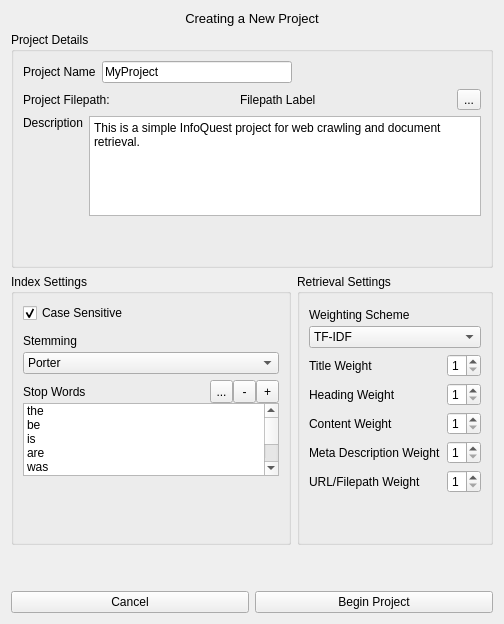
      <widget class="QWidget" name="create_project_page">
       <layout class="QVBoxLayout" name="verticalLayout_27">
        <item>
         <widget class="QLabel" name="create_project_title_label">
          <property name="sizePolicy">
           <sizepolicy hsizetype="Preferred" vsizetype="Fixed">
            <horstretch>0</horstretch>
            <verstretch>0</verstretch>
           </sizepolicy>
          </property>
          <property name="font">
           <font>
            <pointsize>10</pointsize>
           </font>
          </property>
          <property name="text">
           <string>Creating a New Project</string>
          </property>
          <property name="alignment">
           <set>Qt::AlignCenter</set>
          </property>
         </widget>
        </item>
        <item>
         <widget class="QGroupBox" name="groupBox_3">
          <property name="title">
           <string>Project Details</string>
          </property>
          <layout class="QVBoxLayout" name="verticalLayout_2">
           <item>
            <layout class="QHBoxLayout" name="project_name_config_layout">
             <item>
              <widget class="QLabel" name="project_name_label">
               <property name="text">
                <string>Project Name</string>
               </property>
              </widget>
             </item>
             <item>
              <widget class="QLineEdit" name="project_name_config_line_edit">
               <property name="text">
                <string>MyProject</string>
               </property>
              </widget>
             </item>
             <item>
              <spacer name="project_name_config_hspacer">
               <property name="orientation">
                <enum>Qt::Horizontal</enum>
               </property>
               <property name="sizeHint" stdset="0">
                <size>
                 <width>40</width>
                 <height>20</height>
                </size>
               </property>
              </spacer>
             </item>
            </layout>
           </item>
           <item>
            <layout class="QHBoxLayout" name="project_filepath_config_layout">
             <item>
              <widget class="QLabel" name="project_filepath_label">
               <property name="text">
                <string>Project Filepath:</string>
               </property>
              </widget>
             </item>
             <item>
              <widget class="QLabel" name="project_filepath_defined_label">
               <property name="text">
                <string>Filepath Label</string>
               </property>
              </widget>
             </item>
             <item>
              <widget class="QToolButton" name="project_filepath_browse_button">
               <property name="text">
                <string>...</string>
               </property>
              </widget>
             </item>
            </layout>
           </item>
           <item>
            <layout class="QHBoxLayout" name="horizontalLayout_3">
             <item>
              <widget class="QLabel" name="project_description_label">
               <property name="text">
                <string>Description</string>
               </property>
               <property name="alignment">
                <set>Qt::AlignLeading|Qt::AlignLeft|Qt::AlignTop</set>
               </property>
              </widget>
             </item>
             <item>
              <widget class="QPlainTextEdit" name="project_description_text_browser">
               <property name="maximumSize">
                <size>
                 <width>16777215</width>
                 <height>100</height>
                </size>
               </property>
               <property name="plainText">
                <string>This is a simple InfoQuest project for web crawling and document retrieval.</string>
               </property>
              </widget>
             </item>
            </layout>
           </item>
           <item>
            <spacer name="verticalSpacer">
             <property name="orientation">
              <enum>Qt::Vertical</enum>
             </property>
             <property name="sizeHint" stdset="0">
              <size>
               <width>20</width>
               <height>40</height>
              </size>
             </property>
            </spacer>
           </item>
          </layout>
         </widget>
        </item>
        <item>
         <layout class="QHBoxLayout" name="horizontalLayout_6">
          <item>
           <widget class="QGroupBox" name="groupBox_7">
            <property name="title">
             <string>Index Settings</string>
            </property>
            <layout class="QVBoxLayout" name="verticalLayout_11">
             <item>
              <widget class="QCheckBox" name="checkBox">
               <property name="text">
                <string>Case Sensitive</string>
               </property>
               <property name="checked">
                <bool>true</bool>
               </property>
              </widget>
             </item>
             <item>
              <layout class="QVBoxLayout" name="verticalLayout_19">
               <property name="spacing">
                <number>0</number>
               </property>
               <item>
                <widget class="QLabel" name="label_14">
                 <property name="sizePolicy">
                  <sizepolicy hsizetype="Preferred" vsizetype="Fixed">
                   <horstretch>0</horstretch>
                   <verstretch>0</verstretch>
                  </sizepolicy>
                 </property>
                 <property name="minimumSize">
                  <size>
                   <width>0</width>
                   <height>23</height>
                  </size>
                 </property>
                 <property name="maximumSize">
                  <size>
                   <width>16777215</width>
                   <height>23</height>
                  </size>
                 </property>
                 <property name="text">
                  <string>Stemming</string>
                 </property>
                </widget>
               </item>
               <item>
                <widget class="QComboBox" name="comboBox">
                 <item>
                  <property name="text">
                   <string>Porter</string>
                  </property>
                 </item>
                 <item>
                  <property name="text">
                   <string>Lancaster</string>
                  </property>
                 </item>
                 <item>
                  <property name="text">
                   <string>Snowball</string>
                  </property>
                 </item>
                </widget>
               </item>
              </layout>
             </item>
             <item>
              <layout class="QVBoxLayout" name="verticalLayout_15">
               <property name="spacing">
                <number>0</number>
               </property>
               <item>
                <layout class="QHBoxLayout" name="horizontalLayout_5">
                 <item>
                  <widget class="QLabel" name="label_8">
                   <property name="text">
                    <string>Stop Words</string>
                   </property>
                  </widget>
                 </item>
                 <item>
                  <widget class="QToolButton" name="toolButton_3">
                   <property name="minimumSize">
                    <size>
                     <width>23</width>
                     <height>23</height>
                    </size>
                   </property>
                   <property name="maximumSize">
                    <size>
                     <width>23</width>
                     <height>23</height>
                    </size>
                   </property>
                   <property name="baseSize">
                    <size>
                     <width>23</width>
                     <height>23</height>
                    </size>
                   </property>
                   <property name="text">
                    <string>...</string>
                   </property>
                  </widget>
                 </item>
                 <item>
                  <widget class="QToolButton" name="toolButton_2">
                   <property name="minimumSize">
                    <size>
                     <width>23</width>
                     <height>23</height>
                    </size>
                   </property>
                   <property name="maximumSize">
                    <size>
                     <width>23</width>
                     <height>23</height>
                    </size>
                   </property>
                   <property name="baseSize">
                    <size>
                     <width>23</width>
                     <height>23</height>
                    </size>
                   </property>
                   <property name="text">
                    <string>-</string>
                   </property>
                  </widget>
                 </item>
                 <item>
                  <widget class="QToolButton" name="toolButton">
                   <property name="minimumSize">
                    <size>
                     <width>23</width>
                     <height>23</height>
                    </size>
                   </property>
                   <property name="maximumSize">
                    <size>
                     <width>23</width>
                     <height>23</height>
                    </size>
                   </property>
                   <property name="baseSize">
                    <size>
                     <width>23</width>
                     <height>23</height>
                    </size>
                   </property>
                   <property name="text">
                    <string>+</string>
                   </property>
                  </widget>
                 </item>
                </layout>
               </item>
               <item>
                <widget class="QListWidget" name="listWidget_2">
                 <property name="minimumSize">
                  <size>
                   <width>0</width>
                   <height>73</height>
                  </size>
                 </property>
                 <property name="maximumSize">
                  <size>
                   <width>16777215</width>
                   <height>73</height>
                  </size>
                 </property>
                 <item>
                  <property name="text">
                   <string>the</string>
                  </property>
                 </item>
                 <item>
                  <property name="text">
                   <string>be</string>
                  </property>
                 </item>
                 <item>
                  <property name="text">
                   <string>is</string>
                  </property>
                 </item>
                 <item>
                  <property name="text">
                   <string>are</string>
                  </property>
                 </item>
                 <item>
                  <property name="text">
                   <string>was</string>
                  </property>
                 </item>
                 <item>
                  <property name="text">
                   <string>were</string>
                  </property>
                 </item>
                 <item>
                  <property name="text">
                   <string>to</string>
                  </property>
                 </item>
                 <item>
                  <property name="text">
                   <string>of</string>
                  </property>
                 </item>
                 <item>
                  <property name="text">
                   <string>and</string>
                  </property>
                 </item>
                 <item>
                  <property name="text">
                   <string>a</string>
                  </property>
                 </item>
                 <item>
                  <property name="text">
                   <string>in</string>
                  </property>
                 </item>
                 <item>
                  <property name="text">
                   <string>that</string>
                  </property>
                 </item>
                 <item>
                  <property name="text">
                   <string>have</string>
                  </property>
                 </item>
                 <item>
                  <property name="text">
                   <string>I</string>
                  </property>
                 </item>
                 <item>
                  <property name="text">
                   <string>an</string>
                  </property>
                 </item>
                 <item>
                  <property name="text">
                   <string>on</string>
                  </property>
                 </item>
                 <item>
                  <property name="text">
                   <string>at</string>
                  </property>
                 </item>
                 <item>
                  <property name="text">
                   <string>by</string>
                  </property>
                 </item>
                 <item>
                  <property name="text">
                   <string>for</string>
                  </property>
                 </item>
                 <item>
                  <property name="text">
                   <string>or</string>
                  </property>
                 </item>
                 <item>
                  <property name="text">
                   <string>but</string>
                  </property>
                 </item>
                 <item>
                  <property name="text">
                   <string>it</string>
                  </property>
                 </item>
                 <item>
                  <property name="text">
                   <string>you</string>
                  </property>
                 </item>
                 <item>
                  <property name="text">
                   <string>he</string>
                  </property>
                 </item>
                 <item>
                  <property name="text">
                   <string>she</string>
                  </property>
                 </item>
                 <item>
                  <property name="text">
                   <string>they</string>
                  </property>
                 </item>
                 <item>
                  <property name="text">
                   <string>we</string>
                  </property>
                 </item>
                 <item>
                  <property name="text">
                   <string>do</string>
                  </property>
                 </item>
                 <item>
                  <property name="text">
                   <string>can</string>
                  </property>
                 </item>
                 <item>
                  <property name="text">
                   <string>will</string>
                  </property>
                 </item>
                </widget>
               </item>
              </layout>
             </item>
             <item>
              <spacer name="verticalSpacer_2">
               <property name="orientation">
                <enum>Qt::Vertical</enum>
               </property>
               <property name="sizeHint" stdset="0">
                <size>
                 <width>20</width>
                 <height>40</height>
                </size>
               </property>
              </spacer>
             </item>
            </layout>
           </widget>
          </item>
          <item>
           <widget class="QGroupBox" name="groupBox_8">
            <property name="title">
             <string>Retrieval Settings</string>
            </property>
            <layout class="QVBoxLayout" name="verticalLayout_20">
             <item>
              <layout class="QVBoxLayout" name="verticalLayout_21">
               <property name="spacing">
                <number>0</number>
               </property>
               <item>
                <widget class="QLabel" name="label_15">
                 <property name="minimumSize">
                  <size>
                   <width>0</width>
                   <height>23</height>
                  </size>
                 </property>
                 <property name="maximumSize">
                  <size>
                   <width>16777215</width>
                   <height>23</height>
                  </size>
                 </property>
                 <property name="text">
                  <string>Weighting Scheme</string>
                 </property>
                </widget>
               </item>
               <item>
                <widget class="QComboBox" name="comboBox_2">
                 <item>
                  <property name="text">
                   <string>TF-IDF</string>
                  </property>
                 </item>
                 <item>
                  <property name="text">
                   <string>BM25</string>
                  </property>
                 </item>
                 <item>
                  <property name="text">
                   <string>PageRank</string>
                  </property>
                 </item>
                </widget>
               </item>
              </layout>
             </item>
             <item>
              <layout class="QFormLayout" name="formLayout">
               <item row="0" column="0">
                <widget class="QLabel" name="label_16">
                 <property name="text">
                  <string>Title Weight</string>
                 </property>
                </widget>
               </item>
               <item row="1" column="0">
                <widget class="QLabel" name="label_17">
                 <property name="text">
                  <string>Heading Weight</string>
                 </property>
                </widget>
               </item>
               <item row="2" column="0">
                <widget class="QLabel" name="label_18">
                 <property name="text">
                  <string>Content Weight</string>
                 </property>
                </widget>
               </item>
               <item row="0" column="1">
                <widget class="QSpinBox" name="spinBox">
                 <property name="minimumSize">
                  <size>
                   <width>32</width>
                   <height>0</height>
                  </size>
                 </property>
                 <property name="minimum">
                  <number>1</number>
                 </property>
                 <property name="maximum">
                  <number>5</number>
                 </property>
                </widget>
               </item>
               <item row="1" column="1">
                <widget class="QSpinBox" name="spinBox_2">
                 <property name="minimumSize">
                  <size>
                   <width>32</width>
                   <height>0</height>
                  </size>
                 </property>
                 <property name="minimum">
                  <number>1</number>
                 </property>
                 <property name="maximum">
                  <number>5</number>
                 </property>
                </widget>
               </item>
               <item row="2" column="1">
                <widget class="QSpinBox" name="spinBox_3">
                 <property name="minimumSize">
                  <size>
                   <width>32</width>
                   <height>0</height>
                  </size>
                 </property>
                 <property name="minimum">
                  <number>1</number>
                 </property>
                 <property name="maximum">
                  <number>5</number>
                 </property>
                </widget>
               </item>
               <item row="3" column="0">
                <widget class="QLabel" name="label_19">
                 <property name="text">
                  <string>Meta Description Weight</string>
                 </property>
                </widget>
               </item>
               <item row="4" column="0">
                <widget class="QLabel" name="label_20">
                 <property name="text">
                  <string>URL/Filepath Weight</string>
                 </property>
                </widget>
               </item>
               <item row="3" column="1">
                <widget class="QSpinBox" name="spinBox_4">
                 <property name="minimumSize">
                  <size>
                   <width>32</width>
                   <height>0</height>
                  </size>
                 </property>
                 <property name="minimum">
                  <number>1</number>
                 </property>
                 <property name="maximum">
                  <number>5</number>
                 </property>
                </widget>
               </item>
               <item row="4" column="1">
                <widget class="QSpinBox" name="spinBox_5">
                 <property name="minimumSize">
                  <size>
                   <width>32</width>
                   <height>0</height>
                  </size>
                 </property>
                 <property name="minimum">
                  <number>1</number>
                 </property>
                 <property name="maximum">
                  <number>5</number>
                 </property>
                </widget>
               </item>
              </layout>
             </item>
             <item>
              <spacer name="verticalSpacer_3">
               <property name="orientation">
                <enum>Qt::Vertical</enum>
               </property>
               <property name="sizeHint" stdset="0">
                <size>
                 <width>20</width>
                 <height>40</height>
                </size>
               </property>
              </spacer>
             </item>
            </layout>
           </widget>
          </item>
         </layout>
        </item>
        <item>
         <spacer name="create_project_vspacer">
          <property name="orientation">
           <enum>Qt::Vertical</enum>
          </property>
          <property name="sizeHint" stdset="0">
           <size>
            <width>20</width>
            <height>40</height>
           </size>
          </property>
         </spacer>
        </item>
        <item>
         <layout class="QHBoxLayout" name="create_project_confirmation_layout">
          <item>
           <widget class="QPushButton" name="cancel_project_creation_button">
            <property name="text">
             <string>Cancel</string>
            </property>
           </widget>
          </item>
          <item>
           <widget class="QPushButton" name="begin_project_button">
            <property name="text">
             <string>Begin Project</string>
            </property>
           </widget>
          </item>
         </layout>
        </item>
       </layout>
      </widget>
